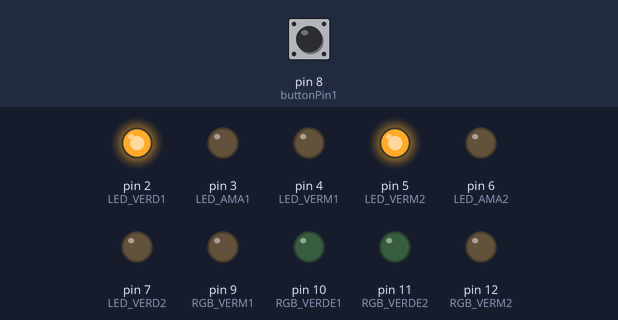
This sketch was run on a simulated Arduino Uno, built with avr-gcc and run on an emulated ATmega328P. On the bench: output pins drawn as LEDs (lit = HIGH). The test bench sets the inputs (shaded band); at power-on: pin 8 (buttonPin1) HIGH.

Above: at 1.2 s.
1.3 s: pin 8 (buttonPin1) pulled LOW for 0.15 s
At 1.6 s:
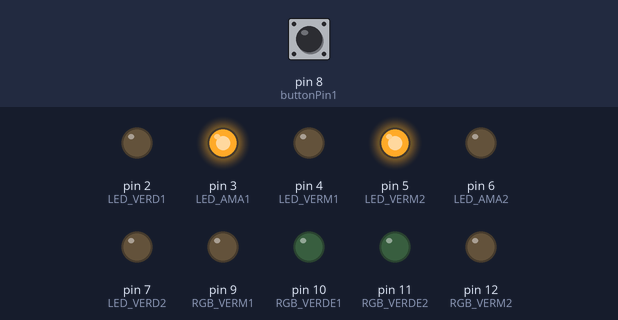
4.4 s: pin 8 (buttonPin1) pulled LOW for 1 s
At 5.9 s:
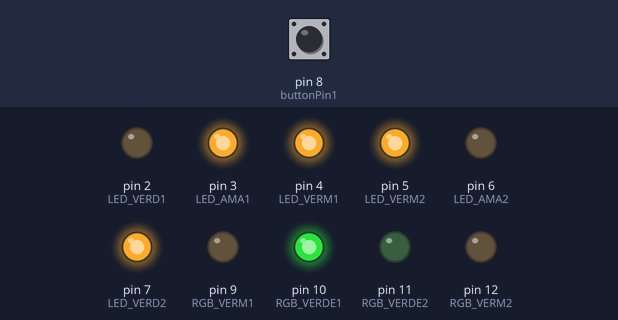
8.4 s: pin 8 (buttonPin1) pulled LOW for 3.2 s
At 11.6 s:
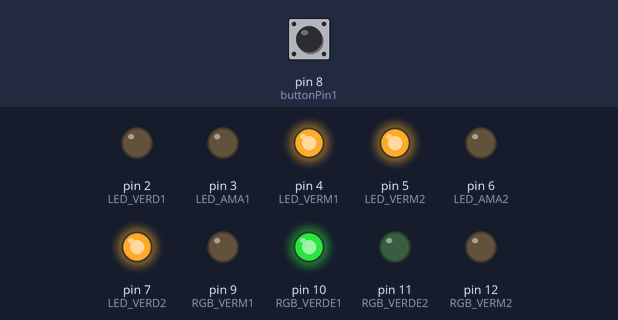
Timing chart, 0 to 13.1 s (numbered marks = the images above; inputs shaded):
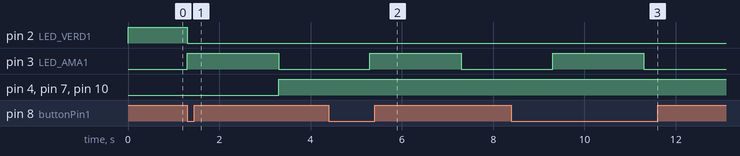

The sketch:

semaforo.ino
```cpp
#define LED_VERM1 4
#define LED_VERD1 2
#define LED_AMA1 3
#define LED_VERM2 5
#define LED_VERD2 7
#define LED_AMA2 6
#define RGB_VERDE1 10
#define RGB_VERM1 9
#define RGB_VERDE2 11
#define RGB_VERM2 12

int buttonPin1 = 8;
int buttonPin2 = 13;

void RGBVerde(){
  digitalWrite(RGB_VERDE1, HIGH);
  digitalWrite(RGB_VERM1, LOW);
  digitalWrite(RGB_VERDE2, LOW);
  digitalWrite(RGB_VERM2, LOW);
}

void RGBVermelho(){
  digitalWrite(RGB_VERM1, HIGH);
  digitalWrite(RGB_VERDE1, LOW);
  digitalWrite(RGB_VERM2, LOW);
}

void RGBVerde2(){
  digitalWrite(RGB_VERDE2, HIGH);
  digitalWrite(RGB_VERM1, LOW);
  digitalWrite(RGB_VERDE1, LOW);
  digitalWrite(RGB_VERM2, LOW);
}

void RGBVermelho2(){
  digitalWrite(RGB_VERM2, HIGH);
  digitalWrite(RGB_VERDE2, LOW);
  digitalWrite(RGB_VERM1, LOW);
}

void acionaBotao1() {
  digitalWrite(LED_VERD1, LOW);
  digitalWrite(LED_AMA1, HIGH);
  delay(2000);
  digitalWrite(LED_AMA1, LOW);
  digitalWrite(LED_VERM1, HIGH);
  digitalWrite(LED_VERD2, HIGH);
  RGBVerde();
  delay(2000);
}

void setup(){
  pinMode(LED_VERM1, OUTPUT);
  pinMode(LED_VERD1, OUTPUT);
  pinMode(LED_AMA1, OUTPUT);
  pinMode(LED_VERM2, OUTPUT);
  pinMode(LED_VERD2, OUTPUT);
  pinMode(RGB_VERDE1, OUTPUT);
  pinMode(RGB_VERM1, OUTPUT);
  pinMode(RGB_VERDE2, OUTPUT);
  pinMode(RGB_VERM2, OUTPUT);
  pinMode(LED_AMA2, OUTPUT);
  pinMode(buttonPin1, INPUT_PULLUP);
  pinMode(buttonPin2, INPUT_PULLUP);

  // Define o estado inicial das luzes antes do acionamento dos botoes
  digitalWrite(LED_VERD1, HIGH);
  digitalWrite(LED_VERM2, HIGH);
}

void loop(){
  if(digitalRead(buttonPin1) == LOW){
    acionaBotao1();
  }
}
```

Measured:
- after the input at 1.3 s, pin 2 (LED_VERD1): HIGH → LOW at once; pin 3 (LED_AMA1): LOW → HIGH at once, → LOW 2.0 s later; pin 4 (LED_VERM1), pin 7 (LED_VERD2), pin 10 (RGB_VERDE1): LOW → HIGH after 2.0 s
- after the input at 4.4 s, pin 3 (LED_AMA1): LOW → HIGH after 0.90 s, → LOW 2.0 s later
- after the input at 8.4 s, pin 3 (LED_AMA1): LOW → HIGH after 0.90 s, → LOW 2.0 s later
